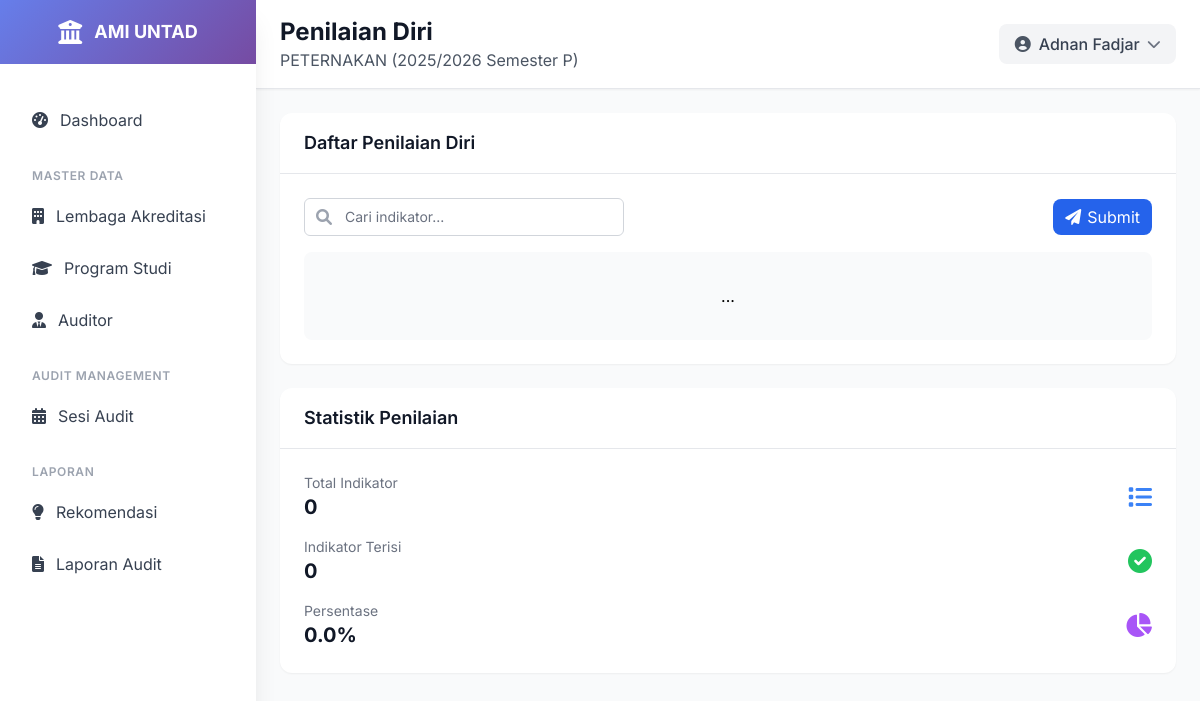
The app's page /penilaian-diri/2/ (signed in), older data.
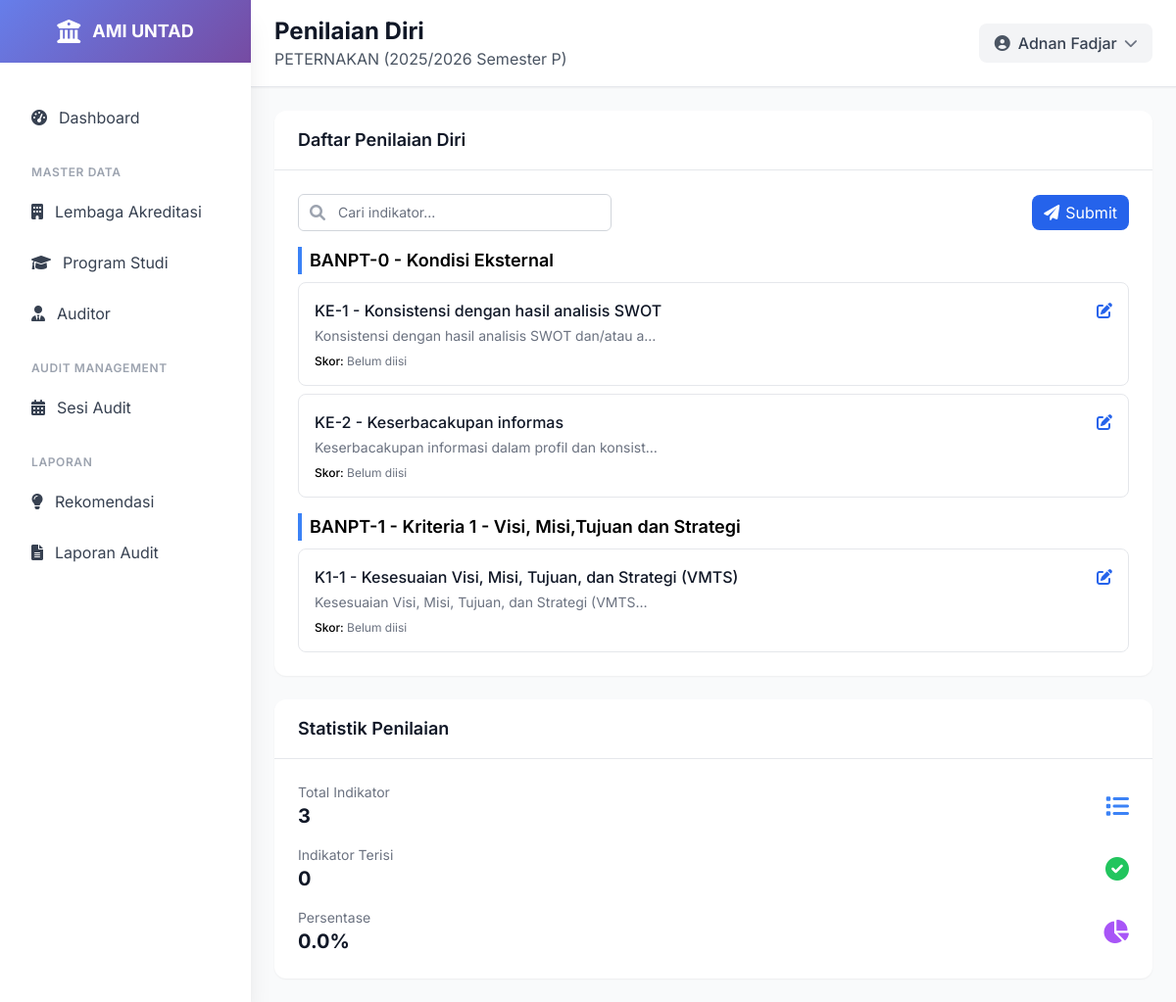
The same page, newer data.
### ami/models.py (models this page shows, shortened)
class Kriteria(models.Model):
    lembaga_akreditasi = models.ForeignKey(LembagaAkreditasi, on_delete=models.CASCADE, related_name='kriteria')
    kode = models.CharField(max_length=30, null=True)
    nama = models.CharField(max_length=255)
    deskripsi = models.TextField(blank=True, null=True)
    status = models.CharField(max_length=20, choices=[
        ('aktif', 'aktif'),
        ('tidak aktif', 'tidak aktif'),
    ], default='aktif')
    class Meta:
        verbose_name = "Kriteria"
        verbose_name_plural = "Kriteria"
        unique_together = ['lembaga_akreditasi', 'kode']
        ordering = ['kode']

class PenilaianDiri(models.Model):
    audit_session = models.ForeignKey(AuditSession, on_delete=models.CASCADE, related_name='penilaian_diri')
    elemen = models.ForeignKey(Elemen, on_delete=models.CASCADE, null=True)
    skor = models.FloatField(null=True, blank=True)
    bukti_dokumen = models.URLField(blank=True, null=True)  # Sudah menggunakan URLField
    komentar = models.TextField(blank=True, null=True)
    tanggal_penilaian = models.DateTimeField(auto_now_add=True)
    status = models.CharField(max_length=20, choices=[
        ('BELUM', 'Belum Dinilai'),
        ('TERISI', 'Sudah Terisi'),
        ('DIAJUKAN', 'Diajukan untuk Audit'),
    ], default='BELUM')
    class Meta:
        verbose_name = "Penilaian Diri"
        verbose_name_plural = "Penilaian Diri"
        unique_together = ['audit_session', 'elemen']
        ordering = ['elemen__kode']

class Elemen(models.Model):
    kriteria = models.ForeignKey(Kriteria, on_delete=models.CASCADE, related_name='elemen')
    kode = models.CharField(max_length=30)
    nama = models.CharField(max_length=255)
    deskripsi = models.TextField(blank=True, null=True)
    panduan = models.TextField(blank=True, null=True)
    skor_maksimal = models.FloatField(default=4.0)
    status = models.CharField(max_length=20, choices=[
        ('aktif', 'aktif'),
        ('tidak aktif', 'tidak aktif'),
    ], default='aktif')
    class Meta:
        verbose_name = "Elemen"
        verbose_name_plural = "Elemen"
        unique_together = ['kriteria', 'kode']
        ordering = ['kode']

### ami/views.py (the view)
# urls.py: path('penilaian-diri/<int:session_id>/', views.penilaian_diri_list, name='penilaian_diri_list'),
@login_required
def penilaian_diri_list(request, session_id):
    audit_session = get_object_or_404(AuditSession, pk=session_id)
    if not check_audit_session_permission(request.user, audit_session):
        return HttpResponseForbidden("Anda tidak memiliki izin untuk mengakses halaman ini.")
    penilaian_diri = PenilaianDiri.objects.filter(
        audit_session=audit_session
    ).select_related(
        'elemen', 'elemen__kriteria'
    ).order_by('elemen__kriteria__kode', 'elemen__kode')
    grouped_data = {}
    for pd in penilaian_diri:
        kriteria = pd.elemen.kriteria
        if kriteria not in grouped_data:
            grouped_data[kriteria] = []
        grouped_data[kriteria].append(pd)
    total_indikator = len(penilaian_diri)
    indikator_terisi = sum(1 for p in penilaian_diri if p.skor is not None)
    persentase_terisi = (indikator_terisi / total_indikator * 100) if total_indikator > 0 else 0
    audit_items = Audit.objects.filter(
        penilaian_diri__in=penilaian_diri
    ).select_related(
        'auditor'
    )
    total_audit = audit_items.count()
    audit_selesai = audit_items.exclude(skor__isnull=True).count()
    persentase_audit = (audit_selesai / total_audit * 100) if total_audit > 0 else 0
    context = {
        'audit_session': audit_session,
        'grouped_data': grouped_data,
        'audit_items': audit_items,
        'total_indikator': total_indikator,
        'indikator_terisi': indikator_terisi,
        'persentase_terisi': persentase_terisi,
        'total_audit': total_audit,
        'audit_selesai': audit_selesai,
        'persentase_audit': persentase_audit,
    }
    return render(request, 'ami/penilaian_diri_list.html', context)

### ami/views.py (called while the page is built)
def get_user_program_studi(user):
    try:
        return user.programstudi
    except AttributeError:
        return None

def get_user_auditor(user):
    try:
        return user.auditor
    except AttributeError:
        return None

def check_audit_session_permission(user, audit_session):
    if user.is_superuser:
        return True
    if get_user_program_studi(user) == audit_session.program_studi:
        return True
    user_auditor = get_user_auditor(user)
    if user_auditor:
        return (user_auditor == audit_session.auditor_ketua or
                user_auditor in audit_session.auditor_anggota.all())
    return False

### templates/ami/penilaian_diri_list.html (shortened to what the changed rows need)
{% extends 'base.html' %}
{% load static %}
{% block page_title %}Penilaian Diri{% endblock %}
{% block content %}
<div class="p-4 lg:p-6">
    <div class="bg-white rounded-xl shadow-sm overflow-hidden mb-4 lg:mb-6">
        <div class="p-4 lg:p-6">
            <div class="space-y-3 lg:space-y-4">
    {% for kriteria, penilaian_list in grouped_data.items %}
    <div>
        <h3 class="font-semibold text-lg mb-2 border-l-4 border-blue-500 pl-2">{{ kriteria.kode }} - {{ kriteria.nama }}</h3>
        {% for penilaian in penilaian_list %}
        <div class="border rounded-lg p-3 lg:p-4 hover:bg-gray-50 transition-colors mb-2 last:mb-0">
            <div class="flex flex-col lg:flex-row lg:justify-between lg:items-start">
                <div class="lg:mr-4 mb-2 lg:mb-0">
                    <h4 class="font-medium text-gray-900">{{ penilaian.elemen.kode }} - {{ penilaian.elemen.nama }}</h4>
                    <p class="text-xs lg:text-sm text-gray-500 mt-1">{{ penilaian.elemen.deskripsi|truncatechars:50 }}</p>
                    <div class="mt-2 flex flex-wrap items-center space-x-2">
                        <span class="text-xs">
                            <span class="font-medium">Skor:</span>
                            {% if penilaian.skor is not None %}
                            <span class="px-1 py-0.5 bg-blue-100 text-blue-800 rounded text-xs">{{ penilaian.skor }}</span>
                            {% else %}
                            <span class="text-gray-500">Belum diisi</span>
                            {% endif %}
                        </span>
                    </div>
                </div>
                <div class="flex space-x-2 mt-2 lg:mt-0">
                    <a href="{% url 'ami:penilaian_diri_update' penilaian.id %}" class="text-blue-600 hover:text-blue-900">
                        <i class="fas fa-edit"></i>
                    </a>
                </div>
            </div>
        </div>
        {% empty %}
        <div class="text-center py-8 bg-gray-50 rounded-lg">
            ...
        </div>
        {% endfor %}
    </div>
    {% empty %}
    <div class="text-center py-8 bg-gray-50 rounded-lg">
        ...
    </div>
    {% endfor %}
</div>
        </div>
    </div>
    <div class="bg-white rounded-xl shadow-sm overflow-hidden">
        <div class="p-4 lg:p-6">
            <div class="space-y-3 lg:space-y-4">
                <div class="flex items-center justify-between">
                    <div>
                        <p class="text-xs lg:text-sm text-gray-500">Total Indikator</p>
                        <p class="text-xl font-bold text-gray-900">{{ total_indikator }}</p>
                    </div>
                </div>
            </div>
        </div>
    </div>
</div>
{% endblock %}

Row changes from the older to the newer data that the page shows:
now on this page (row unchanged): Kriteria: kode "BANPT-0", nama "Kondisi Eksternal"
added PenilaianDiri: elemen.kode "KE-1", elemen.nama "Konsistensi dengan hasil analisis SWOT", elemen.deskripsi "Konsistensi dengan hasil analisis SWOT dan/atau a…", shows "Belum diisi", shown under "BANPT-0"
added PenilaianDiri: elemen.kode "KE-2", elemen.nama "Keserbacakupan informas", elemen.deskripsi "Keserbacakupan informasi dalam profil dan konsist…", shows "Belum diisi", shown under "BANPT-0"
now on this page (row unchanged): Kriteria: kode "BANPT-1", nama "Kriteria 1 - Visi, Misi,Tujuan dan Strategi"
added PenilaianDiri: elemen.kode "K1-1", elemen.nama "Kesesuaian Visi, Misi, Tujuan, dan Strategi (VMTS)", elemen.deskripsi "Kesesuaian Visi, Misi, Tujuan, dan Strategi (VMTS…", shows "Belum diisi", shown under "BANPT-1"
Text that changed along with them:
{{ total_indikator }}: "0" → "3"
